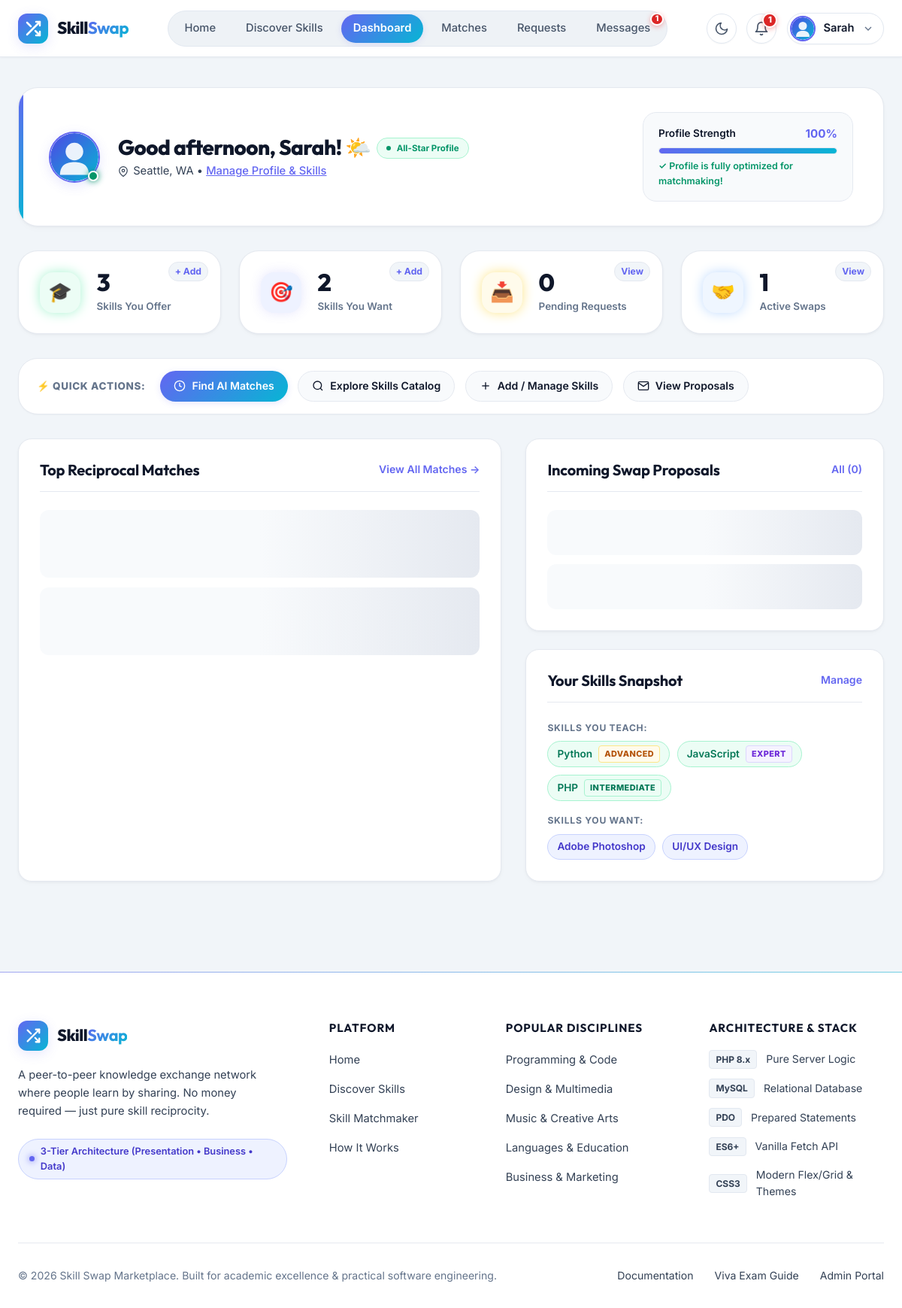
The app's page /dashboard.php (signed in) with its own data.
### tables this page shows
CREATE TABLE `user_skills` (
  `id` INT UNSIGNED NOT NULL AUTO_INCREMENT,
  `user_id` INT UNSIGNED NOT NULL,
  `skill_id` INT UNSIGNED NOT NULL,
  `skill_type` ENUM('OFFER', 'WANT') NOT NULL,
  `proficiency` ENUM('Beginner', 'Intermediate', 'Advanced', 'Expert') NOT NULL DEFAULT 'Intermediate',
  `description` VARCHAR(255) DEFAULT NULL,
  `created_at` DATETIME NOT NULL DEFAULT CURRENT_TIMESTAMP,
  PRIMARY KEY (`id`),
  UNIQUE KEY `idx_user_skill_unique` (`user_id`, `skill_id`, `skill_type`),
  KEY `idx_user_skills_user` (`user_id`),
  KEY `idx_user_skills_skill` (`skill_id`),
  KEY `idx_user_skills_type` (`skill_type`),
  CONSTRAINT `fk_user_skills_user` FOREIGN KEY (`user_id`) REFERENCES `users` (`id`) ON DELETE CASCADE,
  CONSTRAINT `fk_user_skills_skill` FOREIGN KEY (`skill_id`) REFERENCES `skills` (`id`) ON DELETE CASCADE
);

CREATE TABLE `skills` (
  `id` INT UNSIGNED NOT NULL AUTO_INCREMENT,
  `name` VARCHAR(80) NOT NULL,
  `category` VARCHAR(60) NOT NULL,
  `description` VARCHAR(255) DEFAULT NULL,
  `created_at` DATETIME NOT NULL DEFAULT CURRENT_TIMESTAMP,
  PRIMARY KEY (`id`),
  UNIQUE KEY `idx_skills_name` (`name`),
  KEY `idx_skills_category` (`category`)
);

### includes/auth.php (called while the page is built, shortened)
<?php
function is_logged_in(): bool {
    return isset($_SESSION['user_id']) && !empty($_SESSION['user_id']);
}
function current_user(): ?array {
    if (isset($_SESSION['user']) && is_array($_SESSION['user'])) {
        return $_SESSION['user'];
    }
    return null;
}
function is_admin(): bool {
    $user = current_user();
    return $user && ($user['role'] ?? '') === 'admin';
}

### includes/functions.php (called while the page is built, shortened)
<?php
function e(?string $string): string {
    return htmlspecialchars($string ?? '', ENT_QUOTES, 'UTF-8');
}
function get_avatar_url(?string $filename): string {
    if (empty($filename) || $filename === 'default-avatar.svg') {
        return 'assets/images/default-avatar.svg';
    }
    return 'assets/images/default-avatar.svg';
}

### dashboard.php (the view, shortened to what this page needs)
<?php
require_once __DIR__ . '/includes/auth.php';
require_once __DIR__ . '/includes/functions.php';
$user = current_user();
$pdo = get_db();
$userId = (int)$user['id'];
$offeredSkillsStmt = $pdo->prepare("
    SELECT us.id, us.proficiency, s.name, s.category
    FROM user_skills us
    INNER JOIN skills s ON us.skill_id = s.id
    WHERE us.user_id = :uid AND us.skill_type = 'OFFER'
");
$offeredSkillsStmt->execute([':uid' => $userId]);
$myOffered = $offeredSkillsStmt->fetchAll();
$wantedSkillsStmt = $pdo->prepare("
    SELECT us.id, us.proficiency, s.name, s.category
    FROM user_skills us
    INNER JOIN skills s ON us.skill_id = s.id
    WHERE us.user_id = :uid AND us.skill_type = 'WANT'
");
$wantedSkillsStmt->execute([':uid' => $userId]);
$myWanted = $wantedSkillsStmt->fetchAll();
$pendingReqCount = (int)$pdo->prepare("SELECT COUNT(*) FROM swap_requests WHERE receiver_id = :uid AND status = 'pending'")->execute([':uid' => $userId]) ?
    $pdo->query("SELECT COUNT(*) FROM swap_requests WHERE receiver_id = {$userId} AND status = 'pending'")->fetchColumn() : 0;
$activeSwapsCount = (int)$pdo->query("SELECT COUNT(*) FROM swap_requests WHERE (sender_id = {$userId} OR receiver_id = {$userId}) AND status = 'accepted'")->fetchColumn();
$completion = 40;
if (!empty($user['bio'])) $completion += 20;
if (!empty($user['location'])) $completion += 10;
if (count($myOffered) > 0) $completion += 15;
if (count($myWanted) > 0) $completion += 15;
$completion = min(100, $completion);
$currentHour = (int)date('G');
if ($currentHour < 12) {
    $timeGreeting = 'Good morning';
    $greetingEmoji = '☀️';
} elseif ($currentHour < 18) {
    $timeGreeting = 'Good afternoon';
    $greetingEmoji = '🌤️';
} else {
    $timeGreeting = 'Good evening';
    $greetingEmoji = '🌙';
}
include __DIR__ . '/includes/header.php';
?>
<div class="dash-wrapper">
    <div class="dash-welcome-card">
        <div class="dash-welcome-left">
            <div style="position: relative;">
                <img src="<?= e(get_avatar_url($user['profile_image'])) ?>" alt="<?= e($user['name']) ?>" class="dash-user-avatar">
                <span class="avatar-online-dot" title="Online now"></span>
            </div>
            <div>
                <div style="display: flex; align-items: center; gap: 0.5rem; flex-wrap: wrap;">
                    <h1 class="dash-greeting"><?= $timeGreeting ?>, <?= e(explode(' ', $user['name'])[0]) ?>! <?= $greetingEmoji ?></h1>
                    <?php if ($completion == 100): ?>
                        <span class="status-badge accepted" style="font-size: 0.72rem;">All-Star Profile</span>
                    <?php else: ?>
                        <span class="status-badge pending" style="font-size: 0.72rem;">Level 1 Member</span>
                    <?php endif; ?>
                </div>
                <p class="dash-subtext">
                    <svg width="14" height="14" viewBox="0 0 24 24" fill="none" stroke="currentColor" stroke-width="2" style="display: inline-block; vertical-align: middle; margin-right: 2px;"><path d="M21 10c0 7-9 13-9 13s-9-6-9-13a9 9 0 0 1 18 0z"></path><circle cx="12" cy="10" r="3"></circle></svg>
                    <?= e($user['location'] ? $user['location'] : "Location not set") ?> &bull;
                    <a href="profile.php" style="color: var(--primary); text-decoration: underline; font-weight: 500;">Manage Profile & Skills</a>
                </p>
            </div>
        </div>
        <div class="profile-meter-box">
            <div style="display: flex; justify-content: space-between; align-items: center; font-size: 0.85rem; margin-bottom: 6px;">
                <span style="font-weight: 600;">Profile Strength</span>
                <strong style="color: var(--primary); font-size: 0.95rem;"><?= $completion ?>%</strong>
            </div>
            <div class="progress-bar-track">
                <div class="progress-bar-fill" style="width: <?= $completion ?>%;"></div>
            </div>
            <?php if ($completion < 100): ?>
                <span style="font-size: 0.78rem; color: var(--text-muted); margin-top: 6px; display: block;">
                    💡 Tip: Add bio & skills to boost reciprocal match score.
                </span>
            <?php else: ?>
                <span style="font-size: 0.78rem; color: var(--success); margin-top: 6px; display: block; font-weight: 600;">
                    ✓ Profile is fully optimized for matchmaking!
                </span>
            <?php endif; ?>
        </div>
    </div>
    <div class="dash-metrics-grid">
        <div class="metric-card">
            <div class="metric-icon-box" style="background: var(--success-bg); color: var(--success); box-shadow: 0 0 16px var(--success-border);">🎓</div>
            <div class="metric-content">
                <span class="metric-number"><?= count($myOffered) ?></span>
                <span class="metric-label">Skills You Offer</span>
            </div>
            <a href="profile.php" class="metric-corner-link">+ Add</a>
        </div>
        <div class="metric-card">
            <div class="metric-icon-box" style="background: var(--primary-bg); color: var(--primary); box-shadow: 0 0 16px var(--primary-glow);">🎯</div>
            <div class="metric-content">
                <span class="metric-number"><?= count($myWanted) ?></span>
                <span class="metric-label">Skills You Want</span>
            </div>
            <a href="profile.php" class="metric-corner-link">+ Add</a>
        </div>
        <div class="metric-card">
            <div class="metric-icon-box" style="background: var(--warning-bg); color: var(--warning); box-shadow: 0 0 16px var(--warning-border);">📥</div>
            <div class="metric-content">
                <span class="metric-number"><?= $pendingReqCount ?></span>
                <span class="metric-label">Pending Requests</span>
            </div>
            <a href="requests.php" class="metric-corner-link">View</a>
        </div>
        <div class="metric-card">
            <div class="metric-icon-box" style="background: var(--info-bg); color: var(--info); box-shadow: 0 0 16px var(--info-border);">🤝</div>
            <div class="metric-content">
                <span class="metric-number"><?= $activeSwapsCount ?></span>
                <span class="metric-label">Active Swaps</span>
            </div>
            <a href="requests.php" class="metric-corner-link">View</a>
        </div>
    </div>
    <div class="quick-actions-bar">
        <span class="quick-actions-title">⚡ Quick Actions:</span>
        <div class="quick-actions-pills">
            <a href="matches.php" class="quick-pill primary">
                <svg width="16" height="16" viewBox="0 0 24 24" fill="none" stroke="currentColor" stroke-width="2"><circle cx="12" cy="12" r="10"></circle><polyline points="12 6 12 12 16 14"></polyline></svg>
                Find AI Matches
            </a>
            <a href="discover.php" class="quick-pill">
                <svg width="16" height="16" viewBox="0 0 24 24" fill="none" stroke="currentColor" stroke-width="2"><circle cx="11" cy="11" r="8"></circle><line x1="21" y1="21" x2="16.65" y2="16.65"></line></svg>
                Explore Skills Catalog
            </a>
            <a href="profile.php" class="quick-pill">
                <svg width="16" height="16" viewBox="0 0 24 24" fill="none" stroke="currentColor" stroke-width="2"><line x1="12" y1="5" x2="12" y2="19"></line><line x1="5" y1="12" x2="19" y2="12"></line></svg>
                Add / Manage Skills
            </a>
            <a href="requests.php" class="quick-pill">
                <svg width="16" height="16" viewBox="0 0 24 24" fill="none" stroke="currentColor" stroke-width="2"><path d="M4 4h16c1.1 0 2 .9 2 2v12c0 1.1-.9 2-2 2H4c-1.1 0-2-.9-2-2V6c0-1.1.9-2 2-2z"></path><polyline points="22,6 12,13 2,6"></polyline></svg>
                View Proposals
            </a>
        </div>
    </div>
    <div class="dash-two-column">
        <div class="card">
            <div class="card-header">
                <h3 class="card-title">Top Reciprocal Matches</h3>
                <a href="matches.php" class="btn-link">View All Matches &rarr;</a>
            </div>
            <div id="dash-top-matches">
            </div>
        </div>
        <div style="display: flex; flex-direction: column; gap: 1.5rem;">
            <div class="card">
                <div class="card-header">
                    <h3 class="card-title">Incoming Swap Proposals</h3>
                    <a href="requests.php" class="btn-link">All (<?= $pendingReqCount ?>)</a>
                </div>
                <div id="dash-pending-requests">
                </div>
            </div>
            <div class="card">
                <div class="card-header">
                    <h3 class="card-title">Your Skills Snapshot</h3>
                    <a href="profile.php" class="btn-link">Manage</a>
                </div>
                <div style="margin-bottom: 1rem;">
                    <div class="skills-sec-label">Skills You Teach:</div>
                    <div class="skill-badge-group">
                        <?php if (empty($myOffered)): ?>
                            <span style="font-size: 0.85rem; color: var(--text-muted);">No skills added. <a href="profile.php" class="text-primary font-bold">+ Add one now</a></span>
                        <?php else: ?>
                            <?php foreach ($myOffered as $s): ?>
                                <span class="skill-badge offer">
                                    <?= e($s['name']) ?>
                                    <span class="proficiency-pill proficiency-<?= e($s['proficiency']) ?>"><?= e($s['proficiency']) ?></span>
                                </span>
                            <?php endforeach; ?>
                        <?php endif; ?>
                    </div>
                </div>
                <div>
                    <div class="skills-sec-label">Skills You Want:</div>
                    <div class="skill-badge-group">
                        <?php if (empty($myWanted)): ?>
                            <span style="font-size: 0.85rem; color: var(--text-muted);">No learning wishlist. <a href="profile.php" class="text-primary font-bold">+ Add skills</a></span>
                        <?php else: ?>
                            <?php foreach ($myWanted as $s): ?>
                                <span class="skill-badge want"><?= e($s['name']) ?></span>
                            <?php endforeach; ?>
                        <?php endif; ?>
                    </div>
                </div>
            </div>
        </div>
    </div>
</div>
<?php include __DIR__ . '/includes/footer.php'; ?>

### records on screen
user_skills: skill.name "Python", proficiency "ADVANCED"
user_skills: skill.name "JavaScript", proficiency "EXPERT"
user_skills: skill.name "PHP", proficiency "INTERMEDIATE"
user_skills: skill.name "Adobe Photoshop"
user_skills: skill.name "UI/UX Design"

### other values on screen
$unreadMsgCount "1"
$unreadNotifs "1"
explode(' ', $currentUser['name'])[0] "Sarah"
$timeGreeting "Good afternoon"
explode(' ', $user['name'])[0] "Sarah"
$greetingEmoji "🌤️"
$user['location'] ? $user['location'] : "Location not set" "Seattle, WA"
$completion "100"
count($myOffered) "3"
count($myWanted) "2"
$pendingReqCount "0"
$activeSwapsCount "1"
